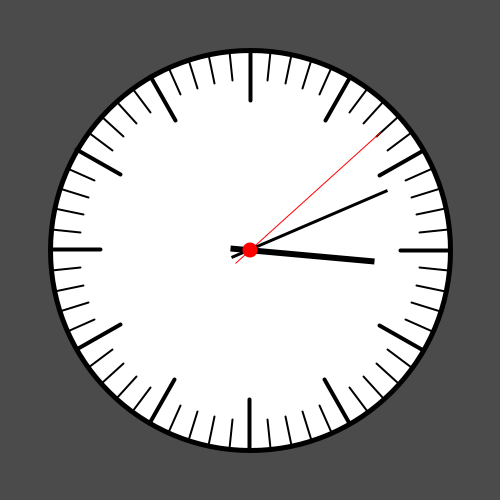
Frame 1 (no input)
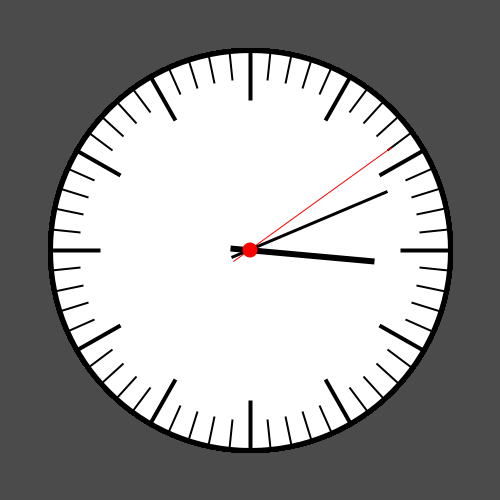
Frame 60 (the mouse pressed at the canvas centre just before this capture)
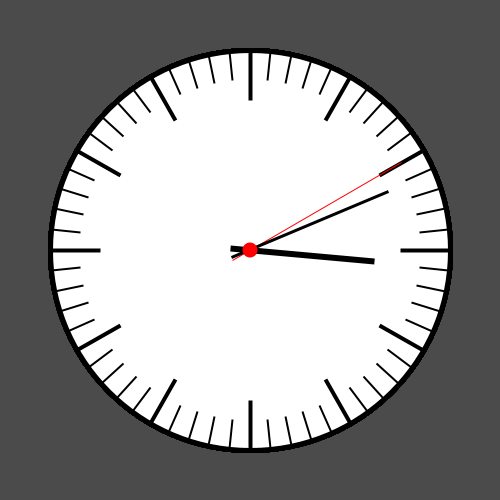
Frame 120 (the mouse held since frame 60 and released just before this capture)

The Processing sketch that drew these frames (run headless with seeded random() and noise(); from frame 60 on, the mouse is pressed at the canvas centre):

// Processing sketch: processing_142766
// ── processing_142766.pde

void setup() {
  size(500, 500);
  smooth();
  background(75,75,75);
}

void draw() 
  {
  
    //Basic Clock Shape alignment
    pushMatrix(); // start clock shape
    translate(height/2, width/2); // move to centre
    stroke(0); // line colour
    strokeWeight(5); // line weight
    fill(255); // fill colour
    ellipse(0, 0, 400, 400); // shape of clock face
  
        //Minute and Hour Marks alignment
        pushMatrix(); // start tick marks context
          for (int i=0; i<60;i++)
          {
            if (i%5==0) largeMark(); //largeMark
            else smallMark(); //smallMark
            rotate(radians(6));
          }
        popMatrix(); // end tick marks context
              
              //Clock functionality
              //Second Index Mark
              pushMatrix(); // start secondIndex
              rotate(radians(6*second()-90));
              secondIndex();
              popMatrix(); 
            
              //Minute Index Mark
              pushMatrix(); // start minuteIndex
              rotate(radians(6*(minute()+second()/60.0)-90));
              minuteIndex();
              popMatrix(); 
            
              //Hour Index Mark
              pushMatrix(); // start hourIndex
              rotate(radians(30*(hour()+minute()/60.0)-90));
              hourIndex();
              popMatrix();
      
        //Center Circle
        fill(255, 0, 0);
        noStroke();
        ellipse(0, 0, 15, 15);
  
    popMatrix(); // end clock shape
  }

//Functions
// Hour and Minute Marks
void smallMark() 
  {
    strokeWeight(2); // mark weight
    line(170, 0, 200, 0); // mark length
  }

void largeMark() 
  {
    strokeWeight(4); // mark weight
    line(150, 0, 200, 0); // mark length
  }

// Time Index Marker
void secondIndex() 
  {
    strokeWeight(1); // index weight
    strokeCap(SQUARE);
    stroke(255, 0, 0);
    line(-20, 0, 175, 0); // index length
  }

void minuteIndex() 
  {
    strokeWeight(3); // index weight
    strokeCap(SQUARE);
    stroke(0, 0, 0);
    line(-20, 0, 150, 0); // index length
  }

void hourIndex() 
  {
    strokeWeight(6); // index weight
    strokeCap(SQUARE);
    stroke(0, 0, 0);  
    line(-20, 0, 125, 0); // index length
  }
